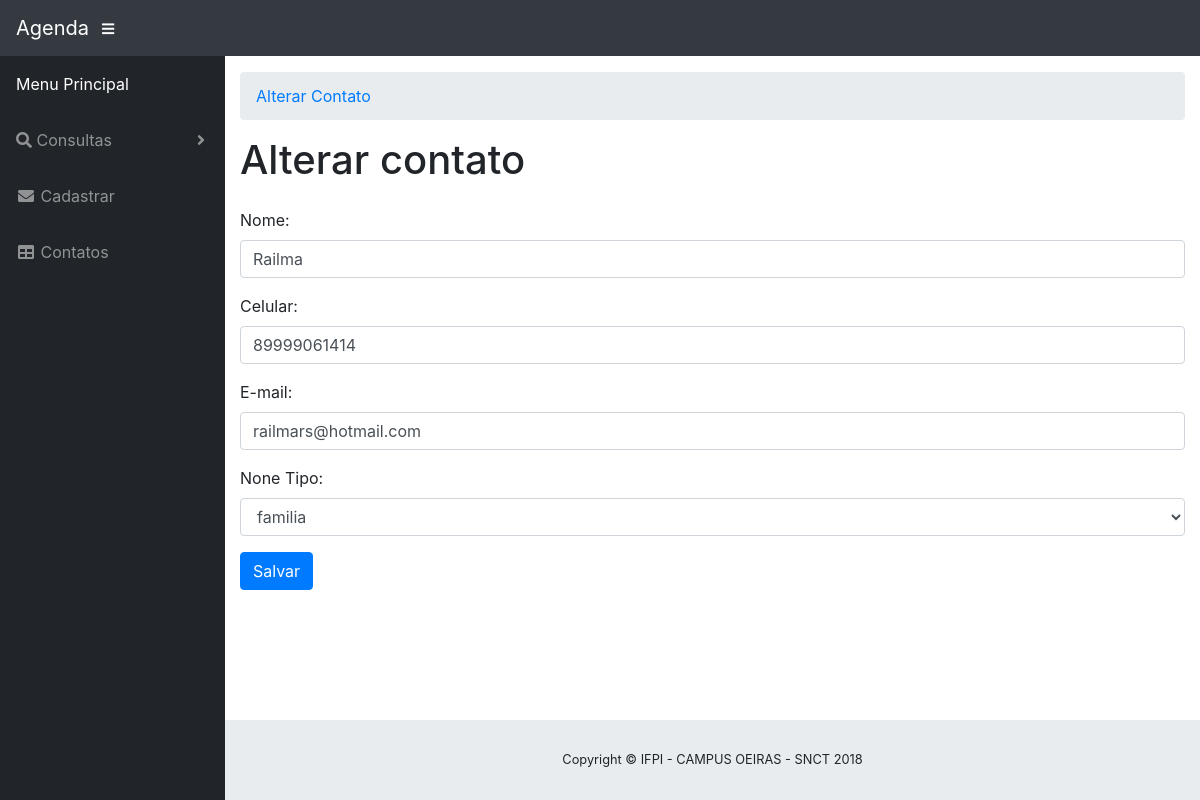
Before: /alterar3 with the older database file.
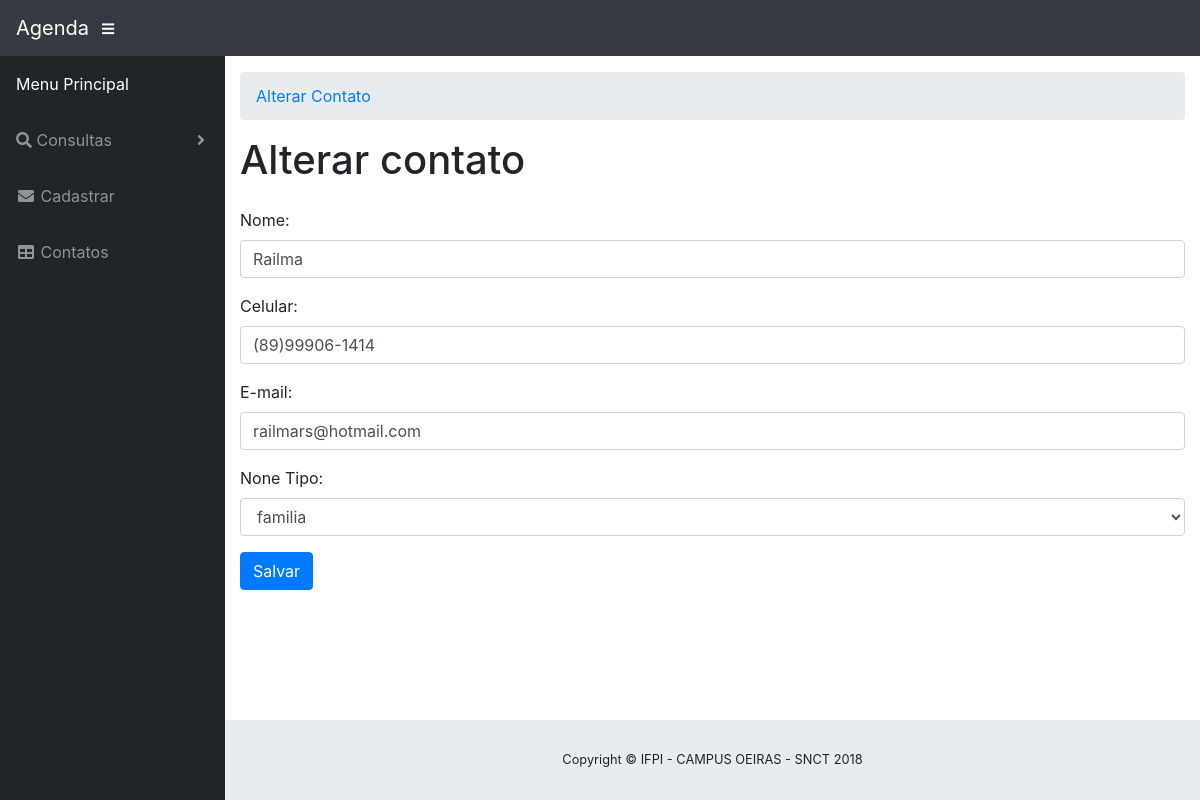
After: the same page with the newer database file.
### tables this page shows
CREATE TABLE contatos (id INTEGER PRIMARY KEY AUTOINCREMENT, nome VARCHAR, cel VARCHAR, email VARCHAR, tipo VARCHAR);

### aplicacao.py (the view)
@app.route('/alterar<int:id>')
def alterar(id):
    conexao = sqlite3.connect(DATABASE)
    cursor = conexao.cursor()
    sql = "SELECT * FROM contatos WHERE id=%d" % id
    cursor.execute(sql)
    contato = cursor.fetchone()
    return render_template('alterar.html', contato=contato, titulo='Alterar Contato')

### templates/alterar.html (shortened to what this page needs)
{% extends 'template.html' %}
{% block conteudo %}
    <h1>Alterar contato</h1>
      <form action="/salvar_alteracao" method="POST">
        <fieldset>
          <div class="form-group">
            <label for="nome">Nome:</label>
            <input type="text" id="nome" name="nome" class="form-control" value="{{ contato[1] }}">
          </div>
          <div class="form-group">
            <label for="categoria">Celular:</label>
            <input type="text" id="cel" name="cel" class="form-control" value="{{ contato[2] }}">
          </div>
          <div class="form-group">
            <label for="console">E-mail:</label>
            <input type="text" id="email" name="email" class="form-control" value="{{ contato[3] }}">
          </div>
          <div class="form-group">
              {% set tipos = ['amigos', 'familia', 'profissional', 'outros' ] %}
              {{ tipos.remove(contato[4]) }}
            <label for="console">Tipo:</label>
            <select class="form-control" name="tipo">
                <option value="{{ contato[4]}}" default>{{ contato[4] }}</option>
            </select>
          </div>
          <button type="submit" class="btn btn-primary btn-salvar">Salvar</button>
        </fieldset>
      </form>
{% endblock %}

Changed rows visible on the page:
changed contatos "None": cel "89999061414" → "(89)99906-1414"
